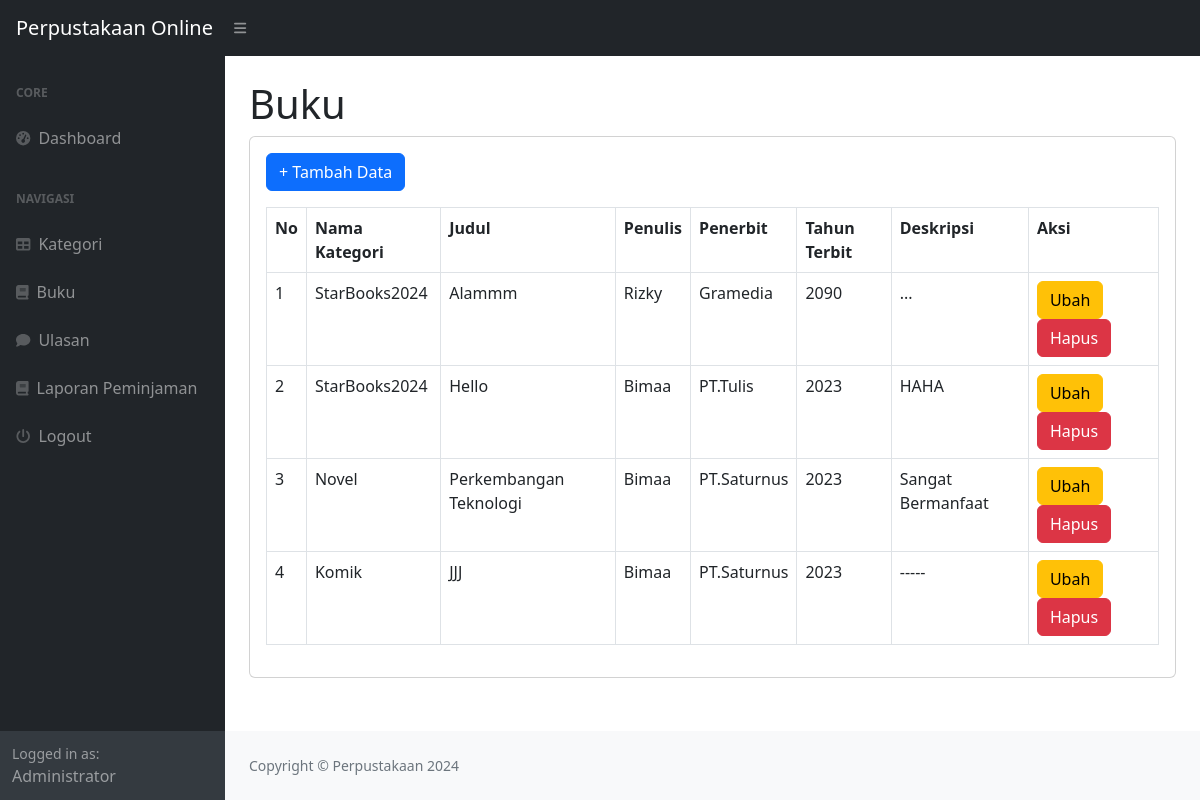
/index.php?page=buku (signed in), run on the app's committed database.
### tables this page shows
CREATE TABLE `buku` (
  `id_buku` int(11) NOT NULL,
  `id_kategori` int(11) DEFAULT NULL,
  `judul` varchar(255) DEFAULT NULL,
  `penulis` varchar(255) DEFAULT NULL,
  `penerbit` varchar(255) DEFAULT NULL,
  `tahun_terbit` varchar(255) DEFAULT NULL,
  `deskripsi` text DEFAULT NULL
);

CREATE TABLE `kategori` (
  `id_kategori` int(11) NOT NULL,
  `kategori` varchar(255) DEFAULT NULL
);

### buku.php (the view)
<h1 class="mt-4">Buku</h1>
<div class="card">
    <div class="card-body">
<div class="row">
    <div class="col-md-12">
        <a href="?page=buku_tambah" class="btn btn-primary">+ Tambah Data</a>
        <table class="table table-bordered btn-sm mt-3" id="dataTable" width="100%" cellspacing="0">
            <tr>
                <th>No</th>
                <th>Nama Kategori</th>
                <th>Judul</th>
                <th>Penulis</th>
                <th>Penerbit</th>
                <th>Tahun Terbit</th>
                <th>Deskripsi</th>
                <th>Aksi</th>
            </tr>
            <?php
            $i = 1;
                $query = mysqli_query($koneksi, "SELECT*FROM buku LEFT JOIN kategori on buku.id_kategori = kategori.id_kategori");
                while($data = mysqli_fetch_array($query)){
                    ?>
                    <tr>
                        <td><?php echo $i++; ?></td>
                        <td><?php echo $data['kategori']; ?></td>
                        <td><?php echo $data['judul']; ?></td>
                        <td><?php echo $data['penulis']; ?></td>
                        <td><?php echo $data['penerbit']; ?></td>
                        <td><?php echo $data['tahun_terbit']; ?></td>
                        <td><?php echo $data['deskripsi']; ?></td>
                        <td>
                            <a href="?page=buku_ubah&&id=<?php echo $data['id_buku']; ?>" class="btn btn-warning">Ubah</a>
                            <a onclick="return confirm('Apakah anda yakin menghapus data ini');" href="?page=buku_hapus&&id=<?php echo $data['id_kategori']; ?>" class="btn btn-danger">Hapus</a>
                        </td>
                    </tr>
                    <?php
                }
                ?>
        </table>
    </div>
</div>
    </div>
</div>

### index.php (shortened to what this page needs)
<!DOCTYPE html>
<html lang="en">
    <head>
        <link href="https://cdn.jsdelivr.net/npm/simple-datatables@7.1.2/dist/style.min.css" rel="stylesheet" />
        <link href="css/styles.css" rel="stylesheet" />
    </head>
    <body class="sb-nav-fixed">
        <nav class="sb-topnav navbar navbar-expand navbar-dark bg-dark">
            <a class="navbar-brand ps-3" href="index.html"> Perpustakaan Online</a>
            <button class="btn btn-link btn-sm order-1 order-lg-0 me-4 me-lg-0" id="sidebarToggle" href="#!"><i class="fas fa-bars"></i></button>
        </nav>
        <div id="layoutSidenav">
            <div id="layoutSidenav_nav">
                <nav class="sb-sidenav accordion sb-sidenav-dark" id="sidenavAccordion">
                    <div class="sb-sidenav-menu">
                        <div class="nav">
                            <div class="sb-sidenav-menu-heading">Core</div>
                            <a class="nav-link" href="?">
                                <div class="sb-nav-link-icon"><i class="fas fa-tachometer-alt"></i></div>
                                Dashboard
                            </a>
                            <div class="sb-sidenav-menu-heading">Navigasi</div>
                            <?php
                                if ($_SESSION['user']['level'] !='peminjam'){
                            ?>
                            <a class="nav-link" href="?page=kategori">
                                <div class="sb-nav-link-icon"><i class="fas fa-table"></i></div>
                                Kategori
                            </a>
                            <a class="nav-link" href="?page=buku">
                                <div class="sb-nav-link-icon"><i class="fas fa-book"></i></div>
                                Buku
                            </a>
                            <?php
                                }
                                ?>
                            <a class="nav-link" href="?page=ulasan">
                                <div class="sb-nav-link-icon"><i class="fas fa-comment"></i></div>
                                Ulasan
                            </a>
                            <?php
                                if ($_SESSION['user']['level'] !='peminjam'){
                            ?>
                             <a class="nav-link" href="?page=laporan">
                                <div class="sb-nav-link-icon"><i class="fas fa-book"></i></div>
                             Laporan Peminjaman
                            </a>
                            <?php
                                }
                                ?>
                            <a class="nav-link" href="logout.php">
                                <div class="sb-nav-link-icon"><i class="fas fa-power-off"></i></div>
                                Logout
                            </a>
                        </div>
                    </div>
                    <div class="sb-sidenav-footer">
                        <div class="small">Logged in as:</div>
                        <?php echo $_SESSION['user']['nama']; ?>
                    </div>
                </nav>
            </div>
            <div id="layoutSidenav_content">
                <main>
                    <div class="container-fluid px-4">
                                <?php
                                $page = isset($_GET['page']) ? $_GET['page'] : 'home';
                                if (file_exists($page . '.php')){
                                    include $page . '.php';
                                }else{
                                    include '404.php';
                                }
                                ?>
                    </div>
                </main>
                <footer class="py-4 bg-light mt-auto">
                    <div class="container-fluid px-4">
                        <div class="d-flex align-items-center justify-content-between small">
                            <div class="text-muted">Copyright &copy; Perpustakaan 2024</div>
                        </div>
                    </div>
                </footer>
            </div>
        </div>
    </body>
</html>

### data on the page
buku: id_kategori.kategori "StarBooks2024", judul "Alammm", penulis "Rizky", penerbit "Gramedia", tahun_terbit "2090", deskripsi "..."
buku: id_kategori.kategori "StarBooks2024", judul "Hello", penulis "Bimaa", penerbit "PT.Tulis", tahun_terbit "2023", deskripsi "HAHA"
buku: id_kategori.kategori "Novel", judul "Perkembangan Teknologi", penulis "Bimaa", penerbit "PT.Saturnus", tahun_terbit "2023", deskripsi "Sangat Bermanfaat"
buku: id_kategori.kategori "Komik", judul "JJJ", penulis "Bimaa", penerbit "PT.Saturnus", tahun_terbit "2023", deskripsi "-----"

### other printed values
$_SESSION['user']['nama'] "Administrator"
